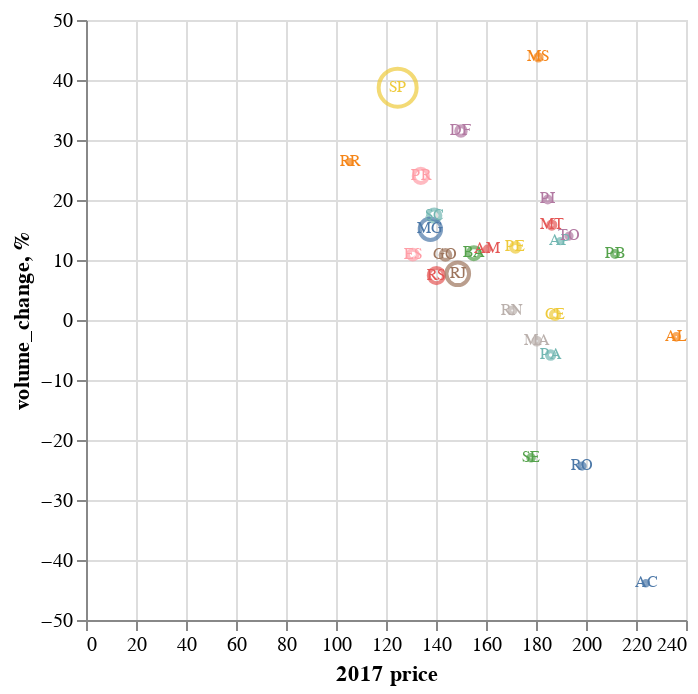

The cell this chart's notebook holds for it:
### Markdown cell above
Everything adds up - the total effect is still `1558.8k`, equal to the total revenue change. The split, however, has changed - our previous analysis had price effect at `25k` and volume effect at `1.533M`, but now we got `123k` and `1436k`. Which one is right? 

The answer is the **M** part of PV**M**. By calculating effects on a state level, our price effect is no longer affected by changing volume mix of the states. Given that now we got a larger price effect (`123k` vs. `25k` previously), it implies that the mix effect itself must be negative (`-98k`). In other words, the volume in low-priced states must have gone up more than in high-priced states. Let's see if we can confirm that visually.

### Code cell
reference_price_and_volume = (
    totals_by_state.filter(pl.col("KPI") == "Total products sold ('000)")
    .select(
        pl.col("customer_state"),
        pl.col("% change").alias("volume_change, %"),
        pl.col("2017").alias("Volume 2017"),
    )
    .join(
        totals_by_state.filter(pl.col("KPI") == "Average price").select(
            pl.col("customer_state"), pl.col("2017").alias("2017 price")
        ),
        on="customer_state",
    )
)
c = alt.Chart(reference_price_and_volume).encode(
    alt.X("2017 price"),
    alt.Y("volume_change, %"),
    alt.Color("customer_state", legend=None),
    alt.Tooltip("customer_state"),
    alt.Text("customer_state"),
)

c.mark_point().encode(
    alt.Size("Volume 2017", legend=None),
) + c.mark_text(size=8)

### Figure 1 — Vega-Lite specification as saved in the notebook (floating-point values rounded to 4 significant figures)
{"config": {"view": {"continuousWidth": 300, "continuousHeight": 300}}, "layer": [{"mark": {"type": "point"}, "encoding": {"color": {"field": "customer_state", "legend": null, "type": "nominal"}, "size": {"field": "Volume 2017", "legend": null, "type": "quantitative"}, "text": {"field": "customer_state", "type": "nominal"}, "tooltip": {"field": "customer_state", "type": "nominal"}, "x": {"field": "2017 price", "type": "quantitative"}, "y": {"field": "volume_change, %", "type": "quantitative"}}}, {"mark": {"type": "text", "size": 8}, "encoding": {"color": {"field": "customer_state", "legend": null, "type": "nominal"}, "text": {"field": "customer_state", "type": "nominal"}, "tooltip": {"field": "customer_state", "type": "nominal"}, "x": {"field": "2017 price", "type": "quantitative"}, "y": {"field": "volume_change, %", "type": "quantitative"}}}], "data": {"name": "data-769fa6673527f0d0f62a9d5a83c6aa9e"}, "$schema": "https://vega.github.io/schema/vega-lite/v5.14.1.json", "datasets": {"data-769fa6673527f0d0f62a9d5a83c6aa9e": [{"customer_state": "SP", "volume_change, %": 38.73, "Volume 2017": 19.14, "2017 price": 124.7}, {"customer_state": "PR", "volume_change, %": 24.01, "Volume 2017": 2.474, "2017 price": 133.9}, {"customer_state": "DF", "volume_change, %": 31.5, "Volume 2017": 1.0, "2017 price": 150.0}, {"customer_state": "PE", "volume_change, %": 12.11, "Volume 2017": 0.809, "2017 price": 171.8}, {"customer_state": "SC", "volume_change, %": 17.4, "Volume 2017": 1.851, "2017 price": 139.3}, {"customer_state": "BA", "volume_change, %": 11.14, "Volume 2017": 1.715, "2017 price": 155.1}, {"customer_state": "MS", "volume_change, %": 43.77, "Volume 2017": 0.329, "2017 price": 181.0}, {"customer_state": "ES", "volume_change, %": 10.91, "Volume 2017": 1.045, "2017 price": 130.7}, {"customer_state": "RO", "volume_change, %": -24.34, "Volume 2017": 0.152, "2017 price": 198.4}, {"customer_state": "RN", "volume_change, %": 1.581, "Volume 2017": 0.253, "2017 price": 170.6}, {"customer_state": "RR", "volume_change, %": 26.32, "Volume 2017": 0.019, "2017 price": 105.6}, {"customer_state": "RS", "volume_change, %": 7.406, "Volume 2017": 2.903, "2017 price": 140.2}, {"customer_state": "MA", "volume_change, %": -3.518, "Volume 2017": 0.398, "2017 price": 180.3}, {"customer_state": "PI", "volume_change, %": 20.09, "Volume 2017": 0.234, "2017 price": 184.7}, {"customer_state": "PB", "volume_change, %": 10.99, "Volume 2017": 0.273, "2017 price": 211.6}, {"customer_state": "MT", "volume_change, %": 15.82, "Volume 2017": 0.474, "2017 price": 186.3}, {"customer_state": "AP", "volume_change, %": 13.16, "Volume 2017": 0.038, "2017 price": 189.8}, {"customer_state": "MG", "volume_change, %": 15.13, "Volume 2017": 5.901, "2017 price": 137.8}, {"customer_state": "CE", "volume_change, %": 0.8584, "Volume 2017": 0.699, "2017 price": 187.6}, {"customer_state": "GO", "volume_change, %": 10.84, "Volume 2017": 1.052, "2017 price": 143.8}, {"customer_state": "RJ", "volume_change, %": 7.705, "Volume 2017": 6.684, "2017 price": 148.7}, {"customer_state": "AL", "volume_change, %": -2.804, "Volume 2017": 0.214, "2017 price": 236.1}, {"customer_state": "PA", "volume_change, %": -5.849, "Volume 2017": 0.53, "2017 price": 185.9}, {"customer_state": "AM", "volume_change, %": 11.84, "Volume 2017": 0.076, "2017 price": 160.5}, {"customer_state": "TO", "volume_change, %": 13.99, "Volume 2017": 0.143, "2017 price": 193.2}, {"customer_state": "SE", "volume_change, %": -22.97, "Volume 2017": 0.209, "2017 price": 178.0}, {"customer_state": "AC", "volume_change, %": -43.86, "Volume 2017": 0.057, "2017 price": 223.9}]}}
